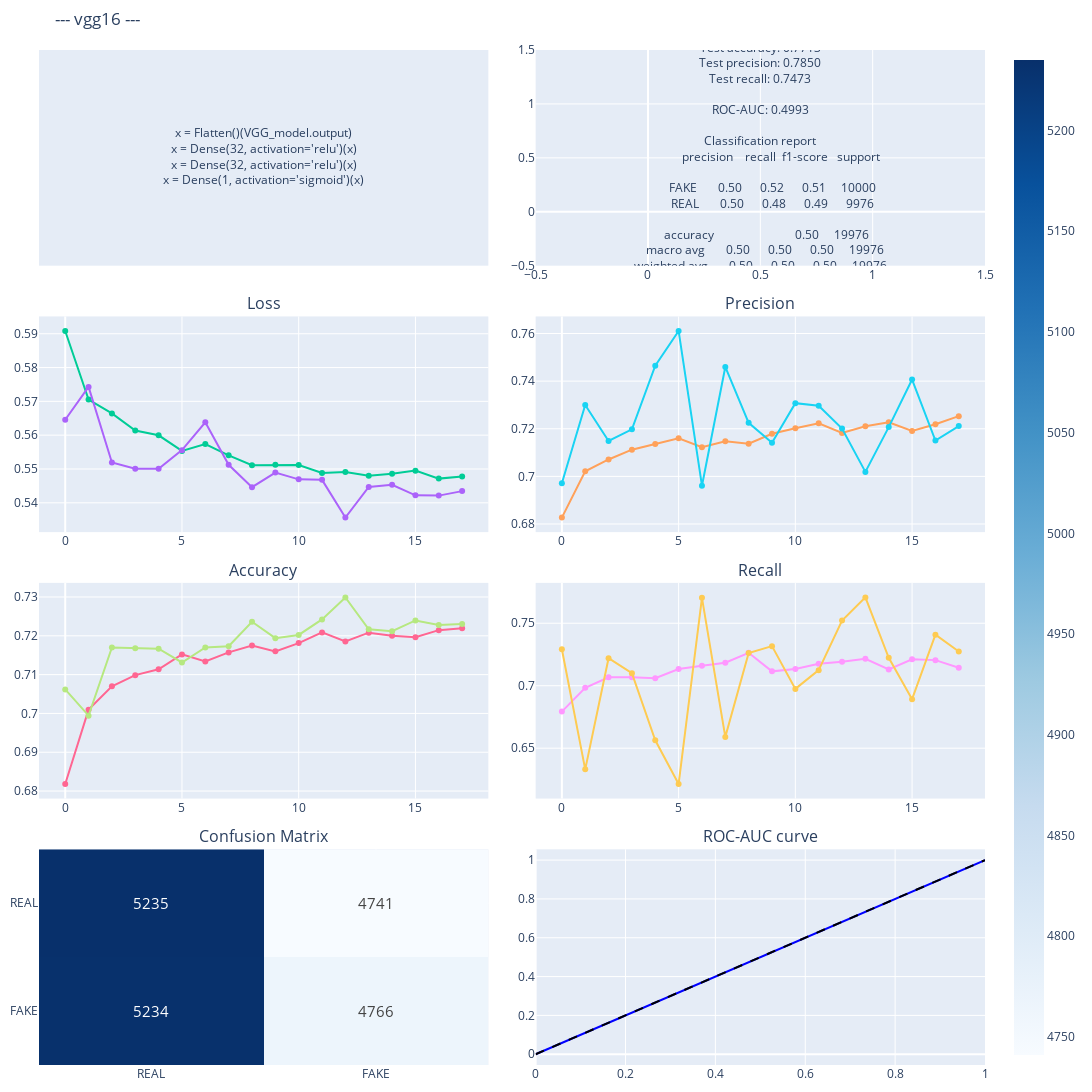

The code cell stored with this chart in its notebook:
### Code cell
fig = make_subplots(
    rows=4, cols=2, 
    subplot_titles=("", "",
                    "Loss", "Precision", 
                    "Accuracy", 'Recall',
                    'Confusion Matrix', 'ROC-AUC curve'), 
    horizontal_spacing=0.05, 
    vertical_spacing=0.05  
)

fig.add_trace(
    go.Scatter(
        x=[0.5], y=[0.5], 
        text=[
            top_layers_text
        ],
        mode='text',
        showlegend=False,
    ),
    row=1, col=1  
)

fig.add_trace(
    go.Scatter(
        x=[0.5], y=[0.5], 
        text=[
            f"Test loss: {test_loss:.4f}<br>"
            f"Test accuracy: {test_acc:.4f}<br>"
            f"Test precision: {test_prec:.4f}<br>"
            f"Test recall: {test_recall:.4f}<br><br>"
            f"ROC-AUC: {roc_auc:.4f}<br><br>"
            f"Classification report<br>"
            f"{report.replace('\n','<br>')}"
        ],
        mode='text',
        showlegend=False,
    ),
    row=1, col=2  
)


# fig.update_layout(
#     annotations=[dict(text="Model Metrics", x=0.25, y=1.05, showarrow=False, xref="paper", yref="paper", font=dict(size=16))], 
# )

# Hide the axes for the annotation row
fig.update_xaxes(visible=False, row=1, col=1)
fig.update_yaxes(visible=False, row=1, col=1)


# Loss and Precision
fig.add_trace(fig_metrics['data'][0], row=2, col=1)
fig.add_trace(fig_metrics['data'][1], row=2, col=1)
fig.add_trace(fig_metrics['data'][2], row=2, col=2)
fig.add_trace(fig_metrics['data'][3], row=2, col=2)

# Accuracy and Recall 
fig.add_trace(fig_metrics['data'][4], row=3, col=1)
fig.add_trace(fig_metrics['data'][5], row=3, col=1)
fig.add_trace(fig_metrics['data'][6], row=3, col=2)
fig.add_trace(fig_metrics['data'][7], row=3, col=2)

# Confusion Matrix and ROC-AUC curve 
fig.add_trace(fig_confMatrix['data'][0], row=4, col=1)
fig.add_trace(fig_rocauc['data'][0], row=4, col=2)
fig.add_trace(fig_rocauc['data'][1], row=4, col=2)

fig.update_layout(
    height=400*4, 
    width=1400, 
    title_text=f"--- {MODEL.name} ---",
    showlegend=False, 
    margin=dict(l=10, r=10, t=50, b=10),  
)

fig.show()

### Figure 1 — Plotly figure (JSON) as saved in the notebook; plotly's stock layout.template omitted (floating-point values rounded to 4 significant figures)
{"data": [{"mode": "text", "showlegend": false, "text": ["x = Flatten()(VGG_model.output)<br>x = Dense(32, activation='relu')(x)<br>x = Dense(32, activation='relu')(x)<br>x = Dense(1, activation='sigmoid')(x)"], "type": "scatter", "x": [0.5], "xaxis": "x", "y": [0.5], "yaxis": "y"}, {"mode": "text", "showlegend": false, "text": ["Test loss: 0.4806<br>Test accuracy: 0.7713<br>Test precision: 0.7850<br>Test recall: 0.7473<br><br>ROC-AUC: 0.4993<br><br>Classification report<br>              precision    recall  f1-score   support<br><br>        FAKE       0.50      0.52      0.51     10000<br>        REAL       0.50      0.48      0.49      9976<br><br>    accuracy                           0.50     19976<br>   macro avg       0.50      0.50      0.50     19976<br>weighted avg       0.50      0.50      0.50     19976<br>"], "type": "scatter", "x": [0.5], "xaxis": "x2", "y": [0.5], "yaxis": "y2"}, {"mode": "lines+markers", "name": "Train Loss", "type": "scatter", "x": [0, 1, 2, 3, 4, 5, 6, 7, 8, 9, 10, 11, 12, 13, 14, 15, 16, 17], "xaxis": "x3", "y": [0.5908, 0.5705, 0.5664, 0.5614, 0.56, 0.5554, 0.5574, 0.554, 0.5511, 0.5512, 0.5512, 0.5488, 0.5491, 0.548, 0.5486, 0.5495, 0.5471, 0.5478], "yaxis": "y3"}, {"mode": "lines+markers", "name": "Val Loss", "type": "scatter", "x": [0, 1, 2, 3, 4, 5, 6, 7, 8, 9, 10, 11, 12, 13, 14, 15, 16, 17], "xaxis": "x3", "y": [0.5646, 0.5743, 0.5519, 0.5501, 0.5501, 0.5556, 0.5638, 0.5512, 0.5446, 0.5489, 0.5469, 0.5468, 0.5356, 0.5447, 0.5453, 0.5422, 0.5421, 0.5435], "yaxis": "y3"}, {"mode": "lines+markers", "name": "Train precision", "type": "scatter", "x": [0, 1, 2, 3, 4, 5, 6, 7, 8, 9, 10, 11, 12, 13, 14, 15, 16, 17], "xaxis": "x4", "y": [0.6827, 0.7021, 0.7071, 0.7112, 0.7136, 0.716, 0.7123, 0.7147, 0.7137, 0.7179, 0.7202, 0.7223, 0.7182, 0.721, 0.7227, 0.7191, 0.7219, 0.7253], "yaxis": "y4"}, {"mode": "lines+markers", "name": "Val precision", "type": "scatter", "x": [0, 1, 2, 3, 4, 5, 6, 7, 8, 9, 10, 11, 12, 13, 14, 15, 16, 17], "xaxis": "x4", "y": [0.6971, 0.73, 0.7149, 0.7198, 0.7465, 0.7611, 0.6961, 0.7459, 0.7225, 0.7141, 0.7307, 0.7296, 0.7201, 0.7019, 0.7207, 0.7407, 0.715, 0.7211], "yaxis": "y4"}, {"mode": "lines+markers", "name": "Train accuracy", "type": "scatter", "x": [0, 1, 2, 3, 4, 5, 6, 7, 8, 9, 10, 11, 12, 13, 14, 15, 16, 17], "xaxis": "x5", "y": [0.6818, 0.701, 0.707, 0.7099, 0.7114, 0.7152, 0.7134, 0.7157, 0.7175, 0.716, 0.7181, 0.7209, 0.7185, 0.7208, 0.72, 0.7196, 0.7215, 0.722], "yaxis": "y5"}, {"mode": "lines+markers", "name": "Val accuracy", "type": "scatter", "x": [0, 1, 2, 3, 4, 5, 6, 7, 8, 9, 10, 11, 12, 13, 14, 15, 16, 17], "xaxis": "x5", "y": [0.7062, 0.6994, 0.717, 0.7168, 0.7167, 0.7131, 0.717, 0.7173, 0.7236, 0.7194, 0.7202, 0.7242, 0.7299, 0.7217, 0.7212, 0.724, 0.7228, 0.723], "yaxis": "y5"}, {"mode": "lines+markers", "name": "Train recall", "type": "scatter", "x": [0, 1, 2, 3, 4, 5, 6, 7, 8, 9, 10, 11, 12, 13, 14, 15, 16, 17], "xaxis": "x6", "y": [0.6793, 0.6983, 0.7067, 0.7069, 0.706, 0.7134, 0.716, 0.7184, 0.7264, 0.7115, 0.7134, 0.7176, 0.7191, 0.7215, 0.713, 0.7212, 0.7205, 0.7144], "yaxis": "y6"}, {"mode": "lines+markers", "name": "Val recall", "type": "scatter", "x": [0, 1, 2, 3, 4, 5, 6, 7, 8, 9, 10, 11, 12, 13, 14, 15, 16, 17], "xaxis": "x6", "y": [0.7292, 0.6331, 0.722, 0.7101, 0.6563, 0.6213, 0.7703, 0.6591, 0.7262, 0.7317, 0.6975, 0.7125, 0.7521, 0.7707, 0.7223, 0.6893, 0.7409, 0.7273], "yaxis": "y6"}, {"colorscale": [[0, "rgb(247,251,255)"], [0.125, "rgb(222,235,247)"], [0.25, "rgb(198,219,239)"], [0.375, "rgb(158,202,225)"], [0.5, "rgb(107,174,214)"], [0.625, "rgb(66,146,198)"], [0.75, "rgb(33,113,181)"], [0.875, "rgb(8,81,156)"], [1, "rgb(8,48,107)"]], "hoverongaps": false, "showscale": true, "text": [[5234, 4766], [5235, 4741]], "textfont": {"size": 15}, "texttemplate": "%{text}", "type": "heatmap", "x": ["REAL", "FAKE"], "xaxis": "x7", "y": ["FAKE", "REAL"], "yaxis": "y7", "z": [[5234, 4766], [5235, 4741]]}, {"line": {"color": "blue", "width": 2}, "mode": "lines", "name": "ROC curve (AUC = 0.50)", "type": "scatter", "x": [0, 0.4766, 1], "xaxis": "x8", "y": [0, 0.4752, 1], "yaxis": "y8"}, {"hoverinfo": "skip", "line": {"color": "black", "dash": "dash"}, "mode": "lines", "showlegend": false, "type": "scatter", "x": [0, 1], "xaxis": "x8", "y": [0, 1], "yaxis": "y8"}], "layout": {"annotations": [{"font": {"size": 16}, "showarrow": false, "text": "Loss", "x": 0.2375, "xanchor": "center", "xref": "paper", "y": 0.7375, "yanchor": "bottom", "yref": "paper"}, {"font": {"size": 16}, "showarrow": false, "text": "Precision", "x": 0.7625, "xanchor": "center", "xref": "paper", "y": 0.7375, "yanchor": "bottom", "yref": "paper"}, {"font": {"size": 16}, "showarrow": false, "text": "Accuracy", "x": 0.2375, "xanchor": "center", "xref": "paper", "y": 0.475, "yanchor": "bottom", "yref": "paper"}, {"font": {"size": 16}, "showarrow": false, "text": "Recall", "x": 0.7625, "xanchor": "center", "xref": "paper", "y": 0.475, "yanchor": "bottom", "yref": "paper"}, {"font": {"size": 16}, "showarrow": false, "text": "Confusion Matrix", "x": 0.2375, "xanchor": "center", "xref": "paper", "y": 0.2125, "yanchor": "bottom", "yref": "paper"}, {"font": {"size": 16}, "showarrow": false, "text": "ROC-AUC curve", "x": 0.7625, "xanchor": "center", "xref": "paper", "y": 0.2125, "yanchor": "bottom", "yref": "paper"}], "height": 1600, "margin": {"b": 10, "l": 10, "r": 10, "t": 50}, "showlegend": false, "title": {"text": "--- vgg16 ---"}, "width": 1400, "xaxis": {"anchor": "y", "domain": [0, 0.475], "visible": false}, "xaxis2": {"anchor": "y2", "domain": [0.525, 1]}, "xaxis3": {"anchor": "y3", "domain": [0, 0.475]}, "xaxis4": {"anchor": "y4", "domain": [0.525, 1]}, "xaxis5": {"anchor": "y5", "domain": [0, 0.475]}, "xaxis6": {"anchor": "y6", "domain": [0.525, 1]}, "xaxis7": {"anchor": "y7", "domain": [0, 0.475]}, "xaxis8": {"anchor": "y8", "domain": [0.525, 1]}, "yaxis": {"anchor": "x", "domain": [0.7875, 1], "visible": false}, "yaxis2": {"anchor": "x2", "domain": [0.7875, 1]}, "yaxis3": {"anchor": "x3", "domain": [0.525, 0.7375]}, "yaxis4": {"anchor": "x4", "domain": [0.525, 0.7375]}, "yaxis5": {"anchor": "x5", "domain": [0.2625, 0.475]}, "yaxis6": {"anchor": "x6", "domain": [0.2625, 0.475]}, "yaxis7": {"anchor": "x7", "domain": [0, 0.2125]}, "yaxis8": {"anchor": "x8", "domain": [0, 0.2125]}}}
